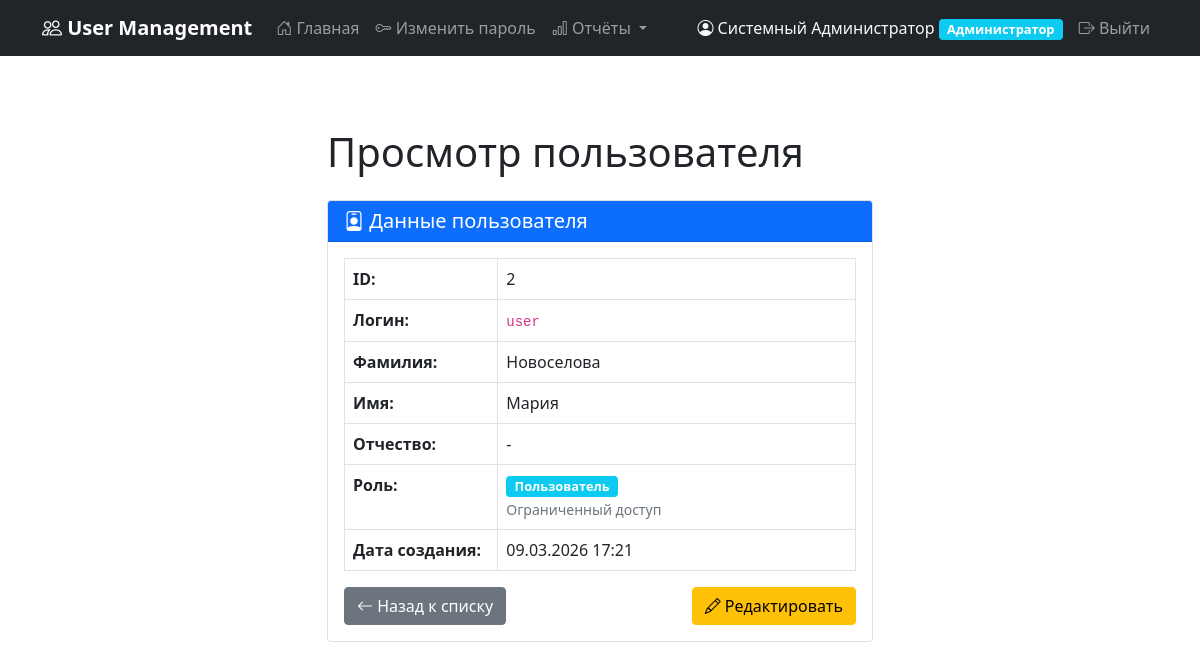
Screenshot of /user/2 (signed in) with the database file from the repository.
### models.py (models this page shows, shortened)
class User(UserMixin, db.Model):
    __tablename__ = 'users'
    id = db.Column(db.Integer, primary_key=True)
    username = db.Column(db.String(80), unique=True, nullable=False)
    password_hash = db.Column(db.String(200), nullable=False)
    last_name = db.Column(db.String(50))
    first_name = db.Column(db.String(50), nullable=False)
    patronymic = db.Column(db.String(50))
    role_id = db.Column(db.Integer, db.ForeignKey('roles.id'))
    created_at = db.Column(db.DateTime, default=datetime.utcnow)
    visit_logs = db.relationship('VisitLog', backref='user', lazy=True)
    @property
    def password(self):
        raise AttributeError('password is not a readable attribute')
    @property
    def full_name(self):
        parts = [self.last_name or '', self.first_name or '', self.patronymic or '']
        return ' '.join(filter(None, parts)).strip() or self.username
    def has_role(self, role_name):
        return self.role and self.role.name == role_name

class Role(db.Model):
    __tablename__ = 'roles'
    id = db.Column(db.Integer, primary_key=True)
    name = db.Column(db.String(50), unique=True, nullable=False)
    description = db.Column(db.String(200))
    users = db.relationship('User', backref='role', lazy=True)

### app.py (the view)
@app.route('/user/<int:user_id>')
@check_rights('view')
def view_user(user_id):
    user = User.query.get_or_404(user_id)
    return render_template('user_view.html', user=user)

### app.py (called while the page is built)
@app.before_request
def log_visit():
    if request.path.startswith('/static') or request.path == '/favicon.ico':
        return
    if request.path.startswith('/reports/logs'):
        return
    log = VisitLog(
        path=request.path,
        user_id=current_user.id if current_user.is_authenticated else None
    )
    db.session.add(log)
    db.session.commit()

@login_manager.user_loader
def load_user(user_id):
    return User.query.get(int(user_id))

@app.context_processor
def inject_user_role():
    return dict(has_admin_role=current_user.has_role('Администратор') if current_user.is_authenticated else False)

### templates/user_view.html
{% extends "base.html" %}
{% block content %}
<div class="row">
    <div class="col-md-6 offset-md-3">
        <h1 class="mt-5">Просмотр пользователя</h1>
        <div class="card mt-4">
            <div class="card-header bg-primary text-white">
                <h5 class="mb-0"><i class="bi bi-person-badge"></i> Данные пользователя</h5>
            </div>
            <div class="card-body">
                <table class="table table-bordered">
                    <tr>
                        <th style="width: 30%">ID:</th>
                        <td>{{ user.id }}</td>
                    </tr>
                    <tr>
                        <th>Логин:</th>
                        <td><code>{{ user.username }}</code></td>
                    </tr>
                    <tr>
                        <th>Фамилия:</th>
                        <td>{{ user.last_name or '-' }}</td>
                    </tr>
                    <tr>
                        <th>Имя:</th>
                        <td>{{ user.first_name or '-' }}</td>
                    </tr>
                    <tr>
                        <th>Отчество:</th>
                        <td>{{ user.patronymic or '-' }}</td>
                    </tr>
                    <tr>
                        <th>Роль:</th>
                        <td>
                            {% if user.role %}
                                <span class="badge bg-info">{{ user.role.name }}</span>
                                {% if user.role.description %}
                                    <br><small class="text-muted">{{ user.role.description }}</small>
                                {% endif %}
                            {% else %}
                                <span class="badge bg-secondary">Нет роли</span>
                            {% endif %}
                        </td>
                    </tr>
                    <tr>
                        <th>Дата создания:</th>
                        <td>{{ user.created_at.strftime('%d.%m.%Y %H:%M') }}</td>
                    </tr>
                </table>
                <div class="mt-3 d-flex justify-content-between">
                    <a href="{{ url_for('index') }}" class="btn btn-secondary">
                        <i class="bi bi-arrow-left"></i> Назад к списку
                    </a>
                    {% if current_user.is_authenticated %}
                        {% if has_admin_role or (current_user.has_role('Пользователь') and current_user.id == user.id) %}
                        <a href="{{ url_for('edit_user', user_id=user.id) }}" class="btn btn-warning">
                            <i class="bi bi-pencil"></i> Редактировать
                        </a>
                        {% endif %}
                    {% endif %}
                </div>
            </div>
        </div>
    </div>
</div>
{% endblock %}

### templates/base.html (shortened to what this page needs)
<!DOCTYPE html>
<html lang="ru">
<head>
    <link href="https://cdn.jsdelivr.net/npm/bootstrap@5.1.3/dist/css/bootstrap.min.css" rel="stylesheet">
    <link rel="stylesheet" href="https://cdn.jsdelivr.net/npm/bootstrap-icons@1.8.1/font/bootstrap-icons.css">
</head>
<body>
    <nav class="navbar navbar-expand-lg navbar-dark bg-dark fixed-top">
        <div class="container">
            <a class="navbar-brand" href="{{ url_for('index') }}">
                <i class="bi bi-people"></i> User Management
            </a>
            <div class="collapse navbar-collapse" id="navbarNav">
                <ul class="navbar-nav me-auto">
                    <li class="nav-item">
                        <a class="nav-link" href="{{ url_for('index') }}">
                            <i class="bi bi-house-door"></i> Главная
                        </a>
                    </li>
                    {% if current_user.is_authenticated %}
                    <li class="nav-item">
                        <a class="nav-link" href="{{ url_for('change_password') }}">
                            <i class="bi bi-key"></i> Изменить пароль
                        </a>
                    </li>
                    <li class="nav-item dropdown">
                        <a class="nav-link dropdown-toggle" href="#" id="reportsDropdown" role="button" data-bs-toggle="dropdown">
                            <i class="bi bi-bar-chart"></i> Отчёты
                        </a>
                    </li>
                    {% endif %}
                </ul>
                <ul class="navbar-nav">
                    {% if current_user.is_authenticated %}
                    <li class="nav-item">
                        <span class="nav-link text-light">
                            <i class="bi bi-person-circle"></i> {{ current_user.full_name }}
                            {% if current_user.role %}
                                <span class="badge bg-info">{{ current_user.role.name }}</span>
                            {% endif %}
                        </span>
                    </li>
                    <li class="nav-item">
                        <a class="nav-link" href="{{ url_for('logout') }}">
                            <i class="bi bi-box-arrow-right"></i> Выйти
                        </a>
                    </li>
                    {% else %}
                    <li class="nav-item">
                        <a class="nav-link" href="{{ url_for('login') }}">
                            <i class="bi bi-box-arrow-in-right"></i> Войти
                        </a>
                    </li>
                    {% endif %}
                </ul>
            </div>
        </div>
    </nav>
    <div class="container">
        {% block content %}{% endblock %}
    </div>
</body>
</html>

### templates/base.html (style rules this page uses)
body { padding-top: 60px; }
.navbar-brand { font-weight: bold; }
.badge { font-size: 0.8rem; }

### rows the page displays
User: full_name "Системный Администратор"
Role: role.name "Администратор"
User: id "2", username "user", last_name "Новоселова", first_name "Мария", patronymic "-", created_at "09.03.2026 17:21"
Role: role.name "Пользователь", role.description "Ограниченный доступ"
